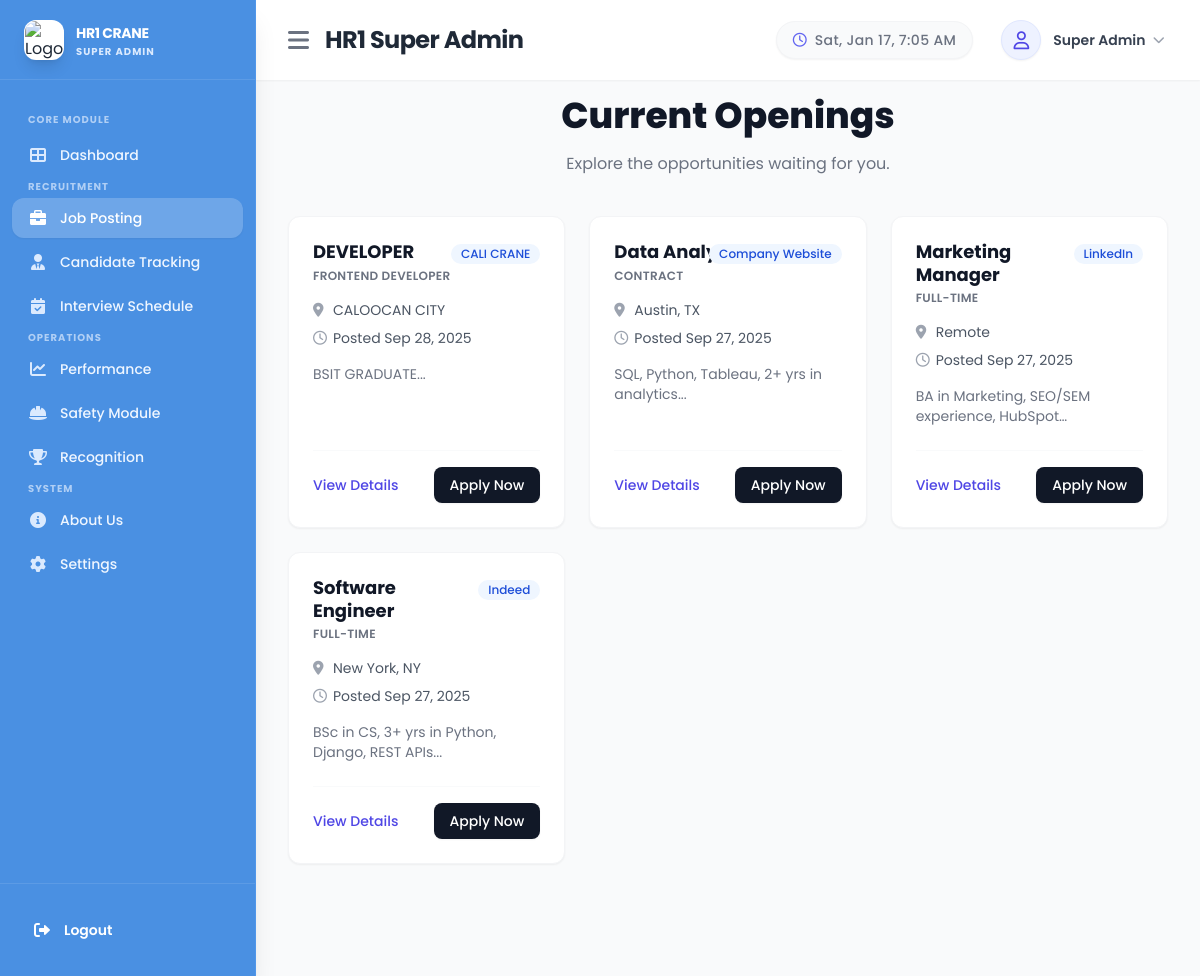
/Super-admin/Modules/Job_posting.php, run on the app's committed database.
### tables this page shows
CREATE TABLE `job_postings` (
  `id` int(11) NOT NULL,
  `title` varchar(255) NOT NULL,
  `position` varchar(255) NOT NULL,
  `location` varchar(255) NOT NULL,
  `requirements` text DEFAULT NULL,
  `contact` varchar(255) NOT NULL,
  `platform` varchar(255) NOT NULL,
  `date_posted` date NOT NULL,
  `status` enum('active','inactive','closed') DEFAULT 'active',
  `created_at` timestamp NULL DEFAULT current_timestamp(),
  `updated_at` timestamp NULL DEFAULT current_timestamp() ON UPDATE current_timestamp()
);

### Super-admin/Modules/Job_posting.php (the view, shortened to what this page needs)
<?php
include("../../Database/Connections.php");
try {
    $stmt = $conn->prepare("SELECT * FROM job_postings ORDER BY created_at DESC");
    $stmt->execute();
    $job_postings = $stmt->fetchAll(PDO::FETCH_ASSOC);
} catch (PDOException $e) {
    $job_postings = [];
}
?>
<!DOCTYPE html>
<html lang="en">
<head>
    <script src="https://cdn.tailwindcss.com"></script>
    <link href="https://cdnjs.cloudflare.com/ajax/libs/font-awesome/6.0.0/css/all.min.css" rel="stylesheet">
</head>
<body class="bg-gray-50 text-gray-800 font-sans">
    <?php include '../Components/sidebar.php'; ?>
    <?php include '../Components/header.php'; ?>
    <div class="main-content min-h-screen pt-24 pb-8 px-4 sm:px-8 ml-64 transition-all duration-300" id="mainContent">
        <div class="max-w-7xl mx-auto text-center mb-10">
            <h2 class="text-3xl font-extrabold text-gray-900 sm:text-4xl">Current Openings</h2>
            <p class="mt-4 text-gray-500">Explore the opportunities waiting for you.</p>
        </div>
        <div class="max-w-7xl mx-auto pb-20">
            <div class="grid grid-cols-1 md:grid-cols-2 lg:grid-cols-3 gap-6">
                <?php foreach ($job_postings as $job):
                    ?>
                    <div
                        class="bg-white rounded-xl border border-gray-100 shadow-sm hover:shadow-lg transition-shadow p-6 flex flex-col h-full relative group">
                        <div class="absolute top-6 right-6">
                            <span
                                class="inline-flex items-center px-2.5 py-0.5 rounded-full text-xs font-medium bg-blue-50 text-blue-700">
                                <?= htmlspecialchars($job['platform'] ?: 'N/A') ?>
                            </span>
                        </div>
                        <div class="mb-4">
                            <h3 class="text-lg font-bold text-gray-900 pr-16 leading-tight">
                                <?= htmlspecialchars($job['title']) ?>
                            </h3>
                            <p class="text-xs font-semibold text-gray-500 uppercase mt-1 tracking-wide">
                                <?= htmlspecialchars($job['position']) ?>
                            </p>
                        </div>
                        <div class="space-y-2 mb-6 flex-grow">
                            <div class="flex items-center text-sm text-gray-600">
                                <i class="fas fa-map-marker-alt w-5 text-gray-400"></i>
                                <span><?= htmlspecialchars($job['location']) ?></span>
                            </div>
                            <div class="flex items-center text-sm text-gray-600">
                                <i class="far fa-clock w-5 text-gray-400"></i>
                                <span>Posted <?= date('M d, Y', strtotime($job['created_at'])) ?></span>
                            </div>
                            <div class="pt-2 text-sm text-gray-500 line-clamp-2">
                                <?= htmlspecialchars(substr($job['requirements'], 0, 100)) ?>...
                            </div>
                        </div>
                        <div class="flex items-center justify-between mt-auto pt-4 border-t border-gray-50">
                            <button onclick="viewJob(<?= $job['id'] ?>)"
                                class="text-indigo-600 hover:text-indigo-700 text-sm font-medium transition-colors">
                                View Details
                            </button>
                            <button onclick="openApplicationModal(<?= $job['id'] ?>)"
                                class="bg-gray-900 hover:bg-gray-800 text-white text-sm font-medium py-2 px-4 rounded-lg transition-colors shadow-sm">
                                Apply Now
                            </button>
                        </div>
                    </div>
                <?php endforeach; ?>
            </div>
        </div>
    </div>
</body>
</html>

### Css/loader.css (style rules this page uses)
:root { --crane-color: #FFC107; --crane-dark: #B08D55; --metal-grey: #2e2e2e; --cable-color: #aaa; }

### data on the page
job_postings: platform "CALI CRANE", title "DEVELOPER", position "FRONTEND DEVELOPER", location "CALOOCAN CITY", created_at "Sep 28, 2025", requirements "BSIT GRADUATE"
job_postings: platform "Company Website", title "Data Analyst", position "CONTRACT", location "Austin, TX", created_at "Sep 27, 2025", requirements "SQL, Python, Tableau, 2+ yrs in analytics"
job_postings: platform "LinkedIn", title "Marketing Manager", position "FULL-TIME", location "Remote", created_at "Sep 27, 2025", requirements "BA in Marketing, SEO/SEM experience,…"
job_postings: platform "Indeed", title "Software Engineer", position "FULL-TIME", location "New York, NY", created_at "Sep 27, 2025", requirements "BSc in CS, 3+ yrs in Python, Django, REST APIs"

### other printed values
$displayName === 'System User' ? 'Super Admin' : $displayName "Super Admin"
